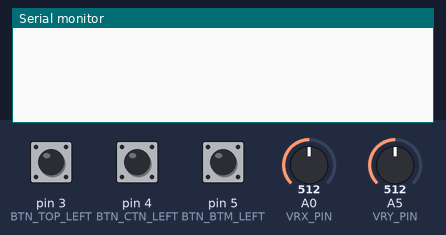
Recording of a sketch running on a simulated Arduino Uno, built with avr-gcc and run on an emulated ATmega328P. Parts: the last lines printed to the serial monitor. The inputs (shaded band) are chosen by the test bench; at power-on: A0 (VRX_PIN) = 512, A5 (VRY_PIN) = 512, pin 3 (BTN_TOP_LEFT) LOW, pin 4 (BTN_CTN_LEFT) LOW, pin 5 (BTN_BTM_LEFT) HIGH.

Above: at 1.2 s.
1.3 s: A0 (VRX_PIN) set to 601
2.8 s: A0 (VRX_PIN) set to 627
At 3.6 s:
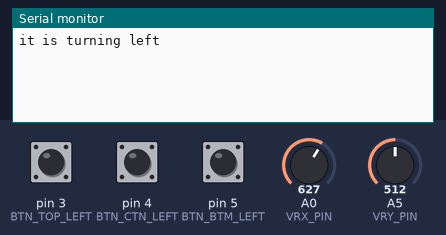
8.3 s: A5 (VRY_PIN) set to 630
At 9.6 s:
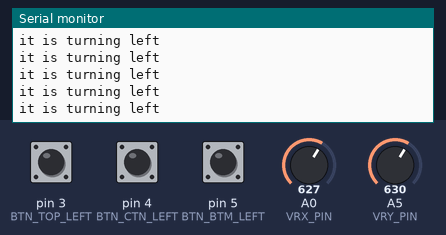
9.8 s: A5 (VRY_PIN) set to 597
At 10.6 s:
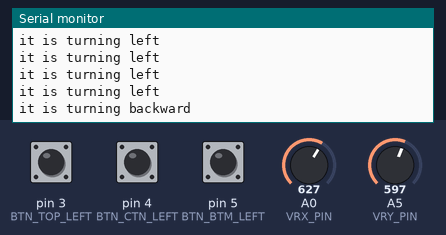

Measured:
- the behaviour switches between 613 and 614 on A0 (VRX_PIN) (found by bisection; images 0 and 1)
- the behaviour switches between 614 and 613 on A5 (VRY_PIN) (found by bisection; images 2 and 3)
- after the input at 2.8 s, the serial monitor: prints a new line at once (image 1)

The sketch:

JoyStick_Contoller.ino
```cpp
#include <LiquidCrystal.h>
#define VRX_PIN  A0 // Arduino pin connected to VRX pin
#define VRY_PIN  A5 // Arduino pin connected to VRX pin

//buttons
#define BTN_BTM_LEFT  5
#define BTN_CTN_LEFT  4
#define BTN_TOP_LEFT  3

// #define BTN_BTM_RIGHT  0
// #define BTN_CTN_RIGHT  1
// #define BTN_TOP_RIGHT  2


int rawXValue = 0; // To store value of the X axis
int rawYValue = 0; // To store value of the X axis


void setup() {
  Serial.begin(9600);
  pinMode(BTN_BTM_LEFT, INPUT_PULLUP);
}

void loop() {
  // read analog X and Y analog values
  rawXValue = analogRead(VRX_PIN);
  rawYValue = analogRead(VRY_PIN);

  int xValue = map(rawXValue, 0, 1023, -100, 100); // Maps the raw analog input value to a range of -100 to 100
  int yValue = map(rawYValue, 0, 1023, -100, 100); // Maps the raw analog input value to a range of -100 to 100

  byte Status_BTN_BTM_LEFT = digitalRead(BTN_BTM_LEFT);
  byte Status_BTN_CTN_LEFT = digitalRead(BTN_CTN_LEFT);
  byte Status_BTN_TOP_LEFT = digitalRead(BTN_TOP_LEFT);
  // byte Status_BTN_BTM_RIGHT = digitalRead(BTN_BTM_RIGHT);
  // byte Status_BTN_CTN_RIGHT = digitalRead(BTN_CTN_RIGHT);
  // byte Status_BTN_TOP_RIGHT = digitalRead(BTN_TOP_RIGHT);

  if(xValue >= 20){
    Serial.println("it is turning left");
    delay(1000);
  }
  if(xValue <= -20){
    Serial.println("it is turning right");
    delay(1000);
  }

  if(yValue >= 20){
    Serial.println("it is turning backward");
    delay(1000);
  }
  if(yValue <= -20 ){
    Serial.println("it is turning forward");
    delay(1000);
  }


  // if (Status_BTN_TOP_LEFT == LOW) {
  //     Serial.print("Status_BTN_BTM_LEFT: ");
  //     delay(1000);
  // } else {
  //     Serial.println("Button is not pressed");
  // }


}
```
